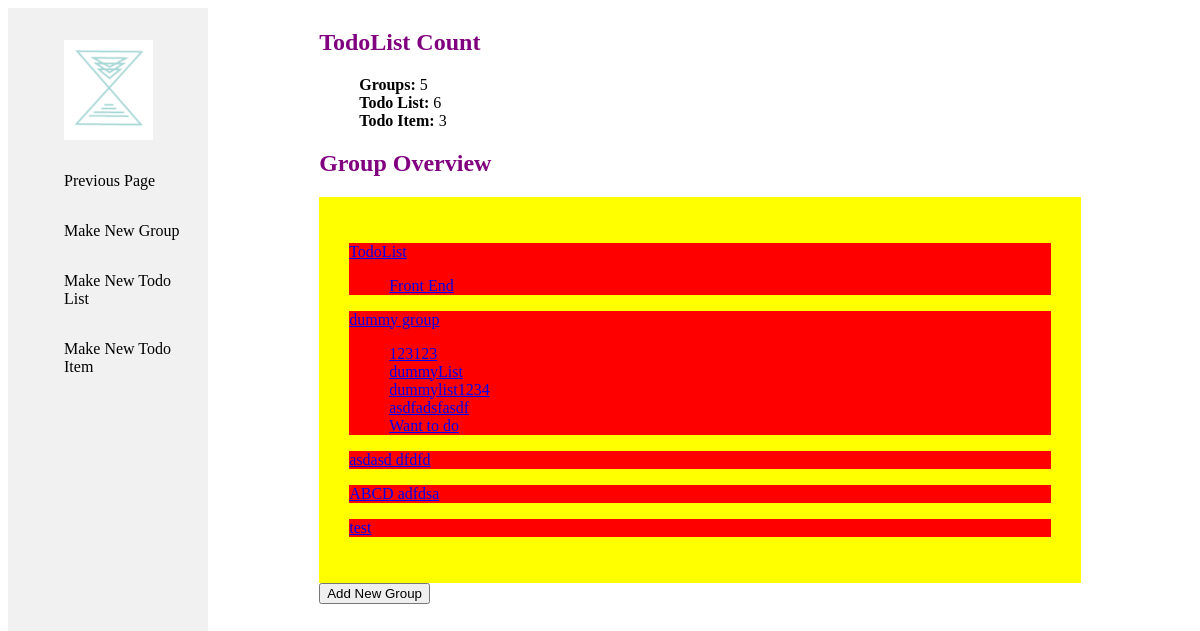
The app's page /, older data.
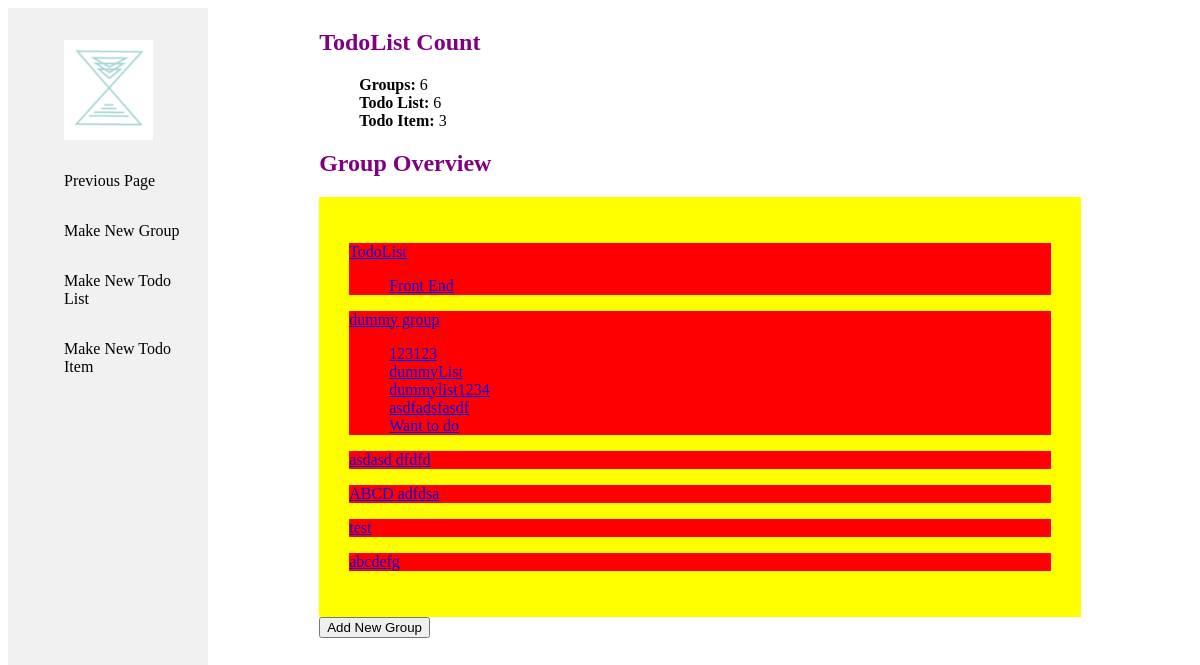
The same page, newer data.
### calendarApp/models.py (models this page shows, shortened)
class Group(models.Model):
    name = models.CharField(max_length=200)
    def __str__(self):
        return self.name

class TodoList(models.Model):
    group = models.ForeignKey(Group, on_delete=models.CASCADE)
    name = models.CharField(max_length=200)
    def getGroup(self):
        return str(self.group)

### calendarApp/views.py (the view)
# urls.py: path('', views.index, name='index'),
def index(request):
    num_Groups = Group.objects.all().count()
    num_TodoList = TodoList.objects.all().count()
    num_TodoItem = TodoItem.objects.all().count()
    groups = Group.objects.all()
    todoLists = TodoList.objects.all()
    todoItems = TodoItem.objects.all()
    context = {
        "num_Groups": num_Groups,
        "num_TodoList": num_TodoList,
        "num_TodoItem": num_TodoItem,
        "groups": groups,
        "todoLists": todoLists,
        "todoItems": todoItems,
    }
    return render(request, "index.html", context=context)

### calendarApp/templates/index.html
{% extends "base_generic.html" %}
{% block content %}
<div class="content">
  <div class="main">
    <h2>TodoList Count</h2>
    <ul>
      <li><strong>Groups:</strong> {{ num_Groups }}</li>
      <li><strong>Todo List:</strong> {{ num_TodoList }}</li>
      <li><strong>Todo Item:</strong> {{ num_TodoItem }}</li>
    </ul>
    <h2>Group Overview</h2>
    {% if groups %}
      <div class="indexOverview">
        {% for group in groups %}
          <div class="groups">
            <p><a href="/{{group.name}}">{{group.name}}</a></p>
            <ul class="todoList">
            {% for todoList in todoLists %}
              {% if todoList.getGroup == group.name %}
                <li><a href="/{{todoList.group}}/{{todoList.name}}">{{todoList.name}}</a></li>
              {% endif %}
            {% endfor %}
            </ul>
          </div>
        {% endfor %}
      </div>
      <button onclick="location.href='/makeNewGroup'">Add New Group</button>
    {% endif %}
  </div>
</div>
{% endblock %}

### calendarApp/templates/base_generic.html (shortened to what this page needs)
{% load static %}
<link rel="stylesheet" type="text/css" href="{% static 'calendarApp/style.css' %}">
<!DOCTYPE html>
<html lang="en">
<head>
</head>
<body>
    {% block navigation %}
        <div class='sidebar'>
            <ul>
                <li>
                    <div class="logoPadding">
                    <a href="/"><img src="{% static 'calendarApp/calendarAppLogo.png' %}" alt="Logo for Calendar Application" style="height: 100px;"></a>
                    </div>
                </li>
                <li><a href="javascript:history.go(-1)">Previous Page</a></li>
                <li><a href="/makeNewGroup">Make New Group</a></li>
                <li><a href="/makeNewTodoList">Make New Todo List</a></li>
                <li><a href="/makeNewTodoItem">Make New Todo Item</a></li>
            </ul>
        </div>
    {% endblock %}
    {% block content %}{% endblock %}
</body>
</html>

### calendarApp/static/calendarApp/style.css (style rules this page uses)
h2 { color: purple; }
ul { list-style: none; }
div.main { width: 80%; max-width: 1920px; height: 100%; margin: 0 auto; position: relative; }
.sidebar { margin: 0; padding: 0; width: 200px; background-color: #f1f1f1; position: fixed; height: 100%; overflow: auto; }
.sidebar a { display: block; color: black; padding: 16px; text-decoration: none; }
div.content { margin-left: 200px; padding: 1px 16px; height: 1000px; }
.indexOverview, .groupOverview { background-color: yellow; padding: 30px; }
.groups, .todoLists { background-color: red; }

Row changes from the older to the newer data that the page shows:
added Group: name "abcdefg"
Text that changed along with them:
{{ num_Groups }}: "5" → "6"
